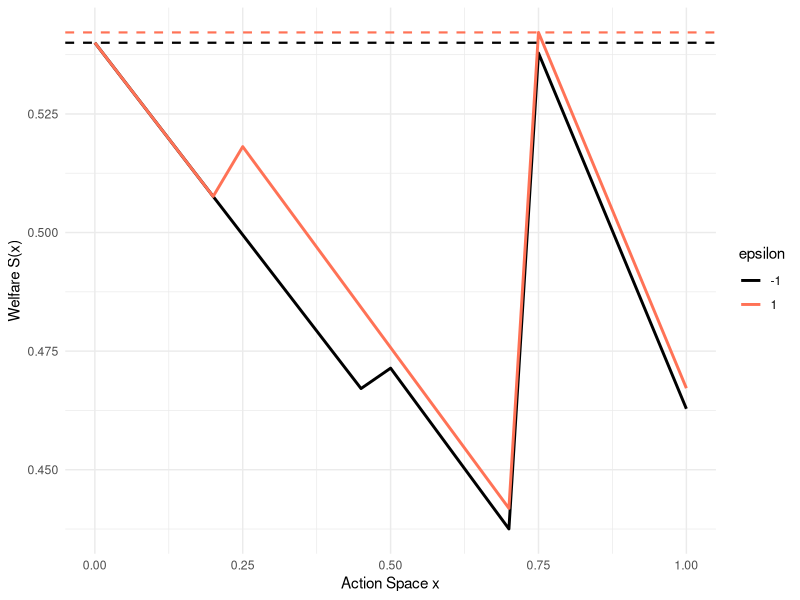

The R script that drew this image:
#--------------------------------------#
# Sample from the middle: Graphical Heuristics
#--------------------------------------#

## Description: 
# This code creates a visual graph for showing the necessity of sampling
# from "the middle", a pool of (clearly) suboptimal policies
# to identify the optimal policy

# 0. Libraries
#--------------
library(dplyr)
library(ggplot2)

# 1. Formula
#-------------
# U = 1
# f_v^eps = (a, b*(1+epsilon), b*(1-epsilon), 1 - a - 2b)
# Supp_v = {0, 1/4, 1/2, 3/4}

s_x = function(x, a, b, epsilon, lambda){
  a*(1*(x>=0)*(1 - x + lambda*(x-0))) +
    b*(1+epsilon)*(1*(x>= 1/4)*(1-x + lambda*(x - 1/4))) +
      b*(1-epsilon)*(1*(x>= 1/2)*(1-x + lambda*(x - 1/2))) +
          (1-a-2*b)*(1*(x>= 3/4)*(1-x + lambda*(x - 3/4)))
}

# 2. Set parameters
#------------------
lower_bound_params = function(lambda){
  b = (1 - lambda) / (48 - 34*lambda) # 1/2 of b needed to set c_2 = 0
  a = (3*b*lambda + 1) / (4 - 3*lambda)
  list(a = a, b = b)
}

# 3. Display functions
#--------------------
wrap_lower_bound = function(lambda, x, epsilon){
  params = lower_bound_params(lambda)
  welfare = s_x(x, a = params$a, b = params$b, epsilon, lambda = lambda)
  list("welfare" = welfare, "epsilon" = epsilon, "x" = x)
}

grid = expand.grid(x = seq(0, 1, by = 0.05),
                   epsilon = c(1, -1))
lower_bound_tibble = mapply(wrap_lower_bound,
                          lambda = 0.7,
                          x = grid$x,
                          epsilon = grid$epsilon) |> t() |>
                     apply(2, unlist) |> as_tibble() |>
                     mutate(epsilon = as.factor(epsilon))

# 4. Plotting
#---------------
# Identify max by epsilon
maxs = lower_bound_tibble |> group_by(epsilon) |> summarize(max = max(welfare))

lb_plot = lower_bound_tibble |> ggplot() +
          geom_line(aes(x = x, y = welfare, color = epsilon), size = 1) +
          scale_color_manual(values = alpha(c("black", "coral1"))) +
          theme_minimal() +
          geom_hline(aes(yintercept = maxs$max[1]), color = "black",
                     size = 0.75, linetype = "dashed") +
          geom_hline(aes(yintercept = maxs$max[2]), color = "coral1",
                     size = 0.75, linetype = "dashed") +
          ylab("Welfare S(x)") +
          xlab("Action Space x")
  
  ggsave(lb_plot, filename="../plots/lower_bound.jpeg", bg = "white")

